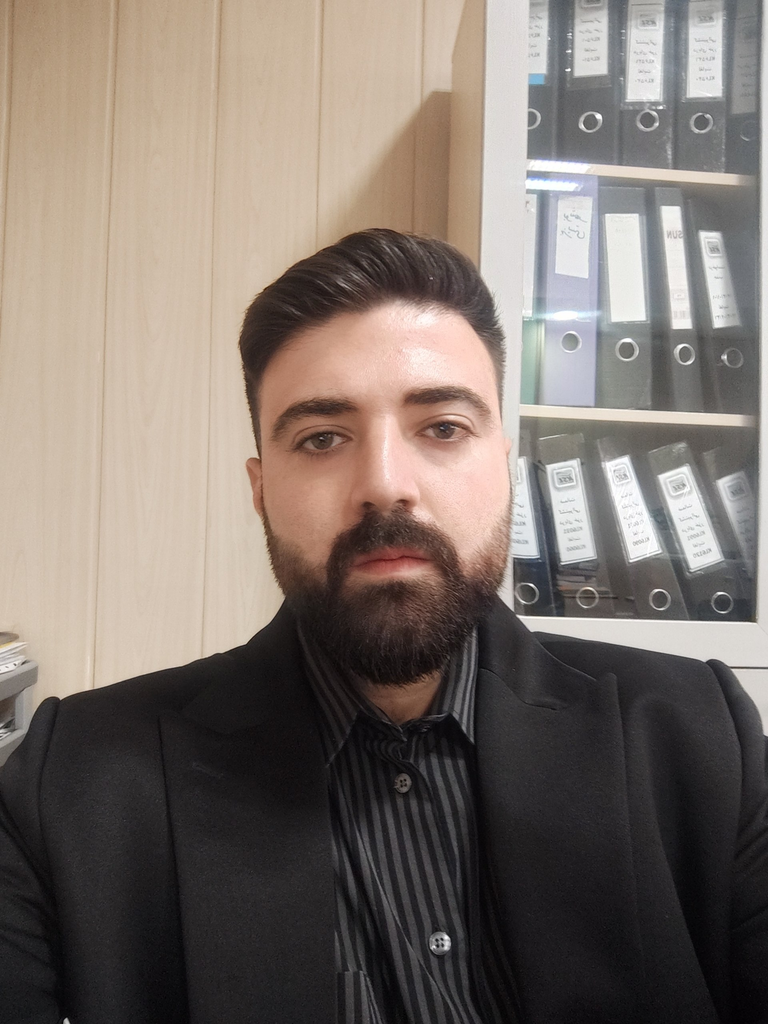
#> input picture left.png, 768 x 1024 px
$ python gui.py left.png right.png
#> lines starting #> are read from the running program, lines starting #| are printed output that depends on the picture
#!/usr/bin/env python3
"""
gui.py — ابزار هم‌ترازی دو تصویر برای پروژه‌ی تصاویر ترکیبی (Hybrid Images)

نحوه‌ی اجرا:
    python gui.py path/to/image1.jpg path/to/image2.jpg

گزینه‌های بیشتر:
    python gui.py --help
"""

import argparse
import json
import os

import numpy as np
from PIL import Image
import matplotlib.pyplot as plt


def load_image(path):
    """خواندن تصویر از مسیر داده‌شده و تبدیل آن به آرایه‌ی NumPy (RGB)."""
#> called with path = 'left.png'
    img = Image.open(path).convert("RGB")
#> img is the input picture: PIL image 768x1024 RGB; mean R, G, B 125.8, 115.3, 108.3
#> call 2 of load_image, with path = 'right.png'
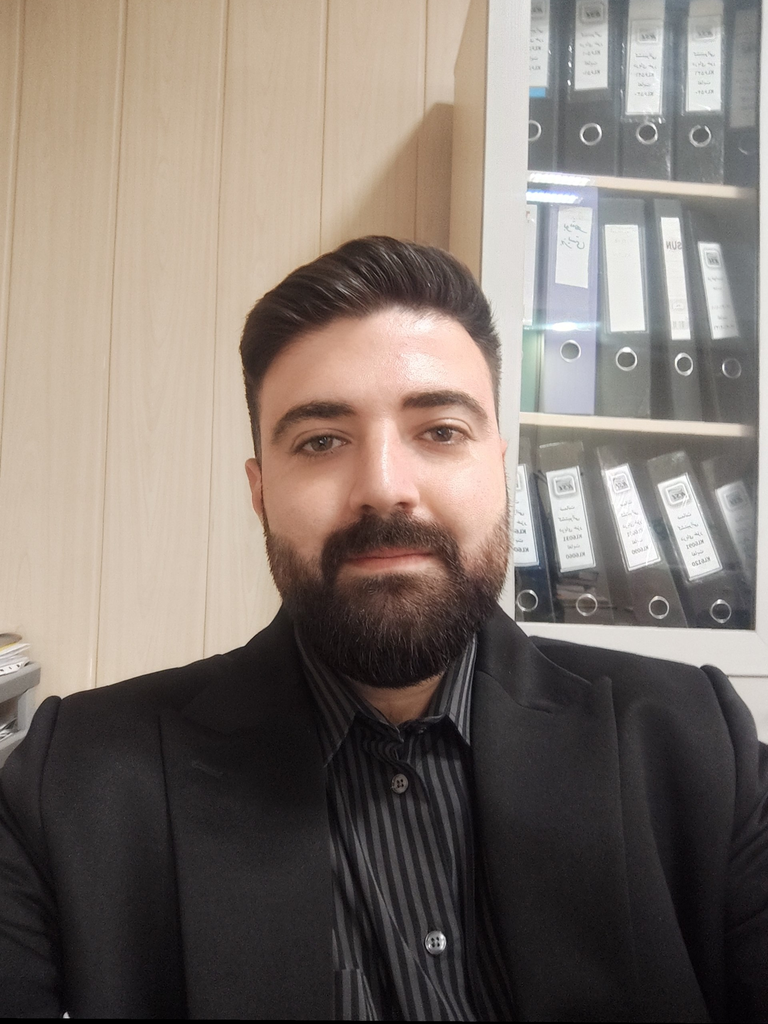
#> input picture right.png, 768 x 1024 px
#> in load_image, img is the input picture: PIL image 768x1024 RGB; mean R, G, B 127.6, 117.1, 109.6
    return np.array(img)


def pick_points(img1, img2, n_points=3):
    """
    نمایش دو تصویر کنار هم و دریافت n_points جفت نقطه‌ی متناظر.
    ترتیب کلیک: یک‌بار روی تصویر ۱، سپس همان نقطه روی تصویر ۲، و تکرار.
    """
#> called with n_points = 3
    fig, axes = plt.subplots(1, 2, figsize=(12, 6))
    axes[0].imshow(img1)
    axes[0].set_title(f"تصویر ۱ — 0/{n_points} نقطه")
    axes[0].axis("off")
    axes[1].imshow(img2)
    axes[1].set_title(f"تصویر ۲ — 0/{n_points} نقطه")
    axes[1].axis("off")
    fig.suptitle(
        "ابتدا یک نقطه روی تصویر ۱ کلیک کنید، سپس همان نقطه را روی تصویر ۲ مشخص کنید.\n"
        f"این کار را برای {n_points} جفت نقطه (مثلاً چشم چپ، چشم راست، نوک بینی) تکرار کنید."
    )

    pts1, pts2 = [], []

    # [17 lines left out: function onclick, not called in this run]

    fig.canvas.mpl_connect("button_press_event", onclick)
    plt.tight_layout()
    plt.show()
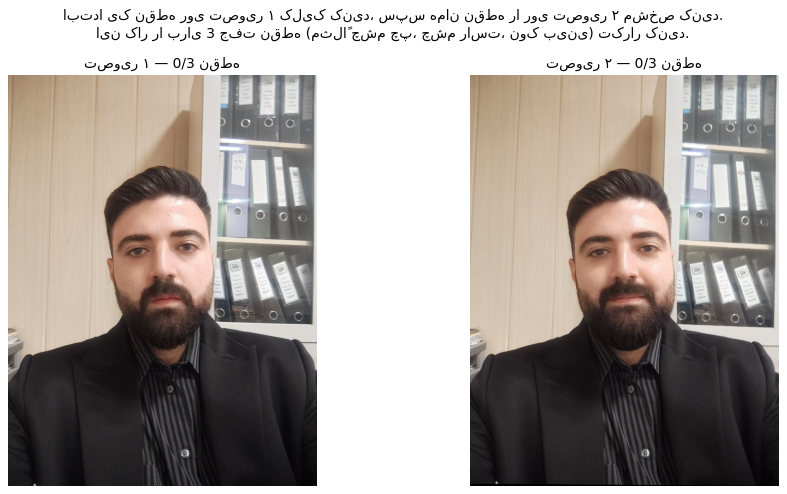
#> figure drawn by matplotlib, 2 panels

    if len(pts1) < n_points or len(pts2) < n_points:
#> (the run stopped early here; a loop or call above may not have finished)
